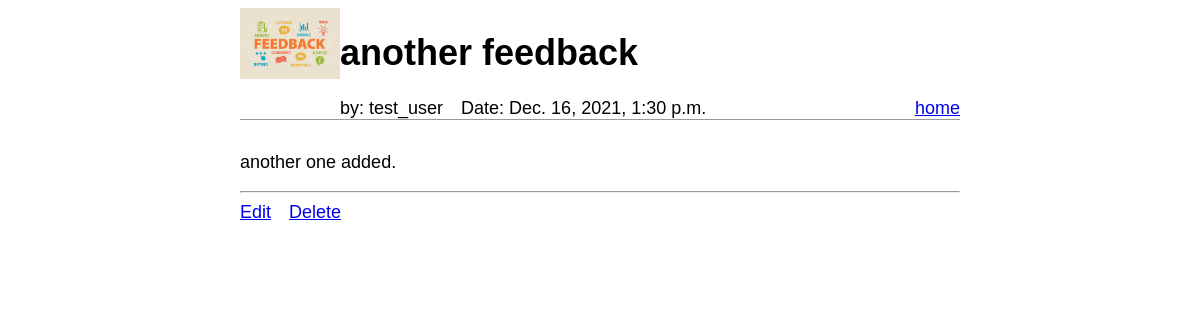
The page /comment/3/ on the database its author committed.
### QuestionApp/models.py (models this page shows, shortened)
class Comment(models.Model):
    user_name = models.CharField(max_length=50)
    comment_title = models.CharField(max_length=200)
    comment_content = models.TextField()
    comment_date = models.DateTimeField('date&time')

### QuestionApp/views.py (the view)
# urls.py: path('comment/<int:pk>/', CommentDetailView.as_view(), name='comment_detail'),
class CommentDetailView(DetailView):
    model = Comment
    template_name = 'QuestionApp/comment_detail.html'

### QuestionApp/templates/QuestionApp/comment_detail.html
{% extends 'QuestionApp/base.html' %}
{% load static %}
{% block logo %}
    <img class="img1" src="{% static 'QuestionApp/img/feedback.jpg' %}">
{% endblock %}
{% block header_content%}
    <h1>
        {{comment.comment_title}}
    </h1>
    <div class="flex-wrapper">
        <div>by: {{comment.user_name}}</div> &ensp;&ensp;
        <div>Date: {{comment.comment_date}}</div>
    </div>
{% endblock%}
{% block content %}
<p>{{comment.comment_content}}</p>
<hr>
<div class="flex-wrapper">
    <div><a href="{% url 'comment_edit' comment.pk %}">Edit</a></div>&ensp;&ensp;
    <div><a href="{% url 'comment_del' comment.pk%}">Delete</a></div>
</div>
{% endblock %}

### QuestionApp/static/QuestionApp/css/style.css (style rules this page uses)
body { font-family: 'Source Sans Pro', sans-serif; font-size: 18px; margin-left: 20%; margin-right: 20%; }
.img1 { width: 100px; height: auto; float: left; }
.flex-wrapper { display: flex; }

### rows shown on the page
Comment: comment_title "another feedback", user_name "test_user", comment_date "Dec. 16, 2021, 1:30 p.m.", comment_content "another one added."
